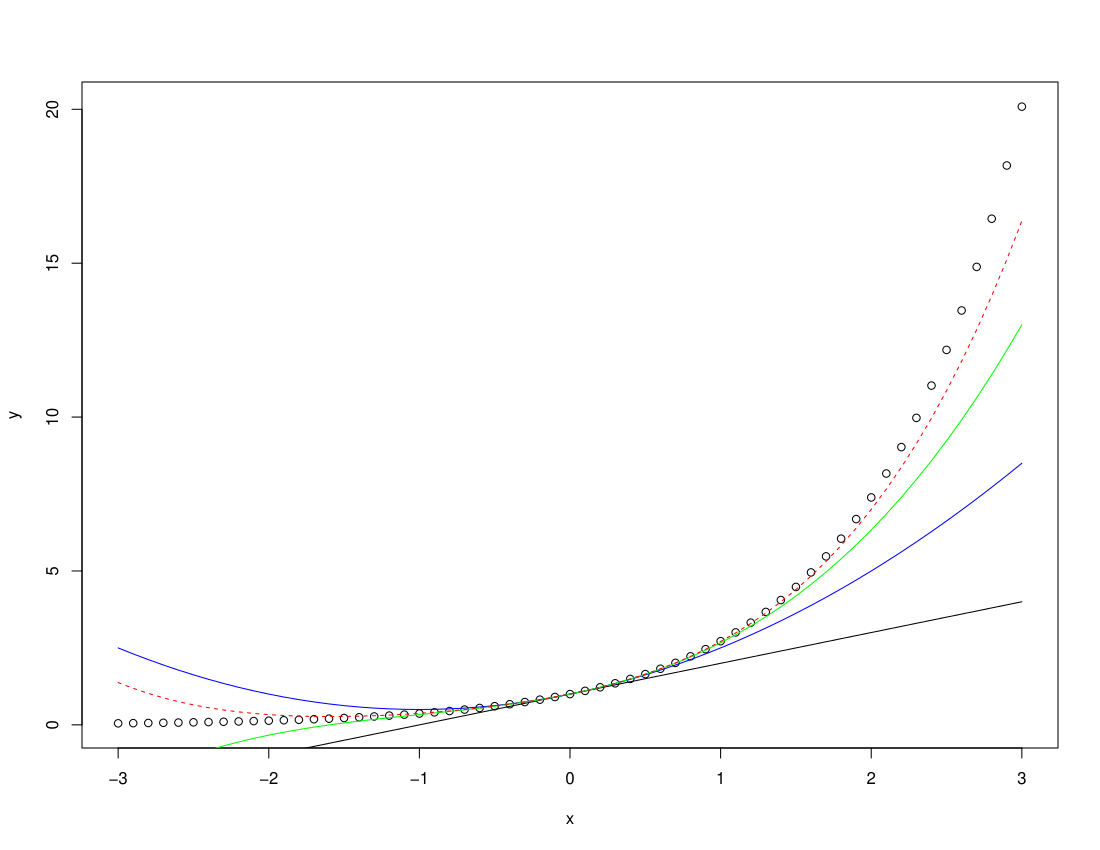

This chart was generated by the following R code:
# Written by Sungryong Koh
# Taylor's series of exp(x)
#

x = seq(-3,3,0.1)
y = exp(x)

y1 = 1+x
y2 = 1+x+(x^2)/2
y3 = 1+x+(x^2)/2+x^3/(2*3)
y4 = 1+x+(x^2)/2+x^3/(2*3)+x^4/(2*3*4)

plot(x,y)

lines(x,y1)
lines(x,y2,col="blue")
lines(x,y3,col="green")
lines(x,y4,lty = 2,col = "red")
